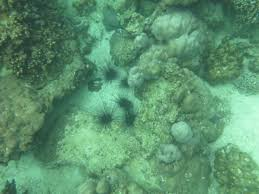
#> input picture images.jfif, 259 x 194 px
$ python whitePatchAlgorithm.py
#> lines starting #> are read from the running program, lines starting #| are printed output that depends on the picture; long printed decimals are rounded
#> further down, image is the input picture: shape (194, 259, 3); mean R, G, B 92.8, 147.2, 111.2
from skimage.io import imread, imshow
from skimage.util import img_as_ubyte, img_as_float
import matplotlib.pyplot as plt
import numpy as np


def whitePatchAlgorithm(image, percentile = 100):

#> called with percentile = 95
    whitePatchImage = img_as_ubyte((image*1.0 /
                                      np.percentile(image, percentile, axis=(0, 1))).clip(0, 1))
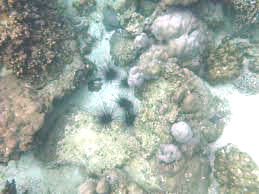
#> whitePatchImage: shape (194, 259, 3); mean R, G, B 162.3, 173.4, 164.9

    return whitePatchImage


def gray_world(image):

   #  print(image.mean(axis=(0, 1)))
    # print(image.mean())
    image_grayworld = ((image * (image.mean() /
                                 image.mean(axis=(0, 1)))).
                       clip(0, 255).astype(int))
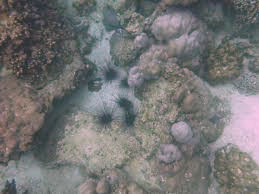
#> image_grayworld: shape (194, 259, 3) int64; mean R, G, B 116.6, 116.6, 116.5
    # for images having a transparency channel

    if image.shape[2] == 4:
        image_grayworld[:, :, 3] = 255
    return image_grayworld


def redChannelCompnesation(image):

    floatImage = img_as_float(image)
    print(floatImage.shape[0])
#| 194
    channelMeans  = floatImage.mean(axis=(0, 1))
#> channelMeans = [0.364, 0.577, 0.436]
    print(channelMeans)
#| [0.3638 0.5773 0.4361]
    redChannelCompensatedImage = floatImage
    # print(1 - redChannelCompensatedImage[0])
    print(redChannelCompensatedImage[0].shape)
#| (259, 3)


    for i in range(0, redChannelCompensatedImage.shape[0]):

        for j in range(0, redChannelCompensatedImage.shape[1]):

            redChannelCompensatedImage[i][j][0] = redChannelCompensatedImage[i][j][0] + \
                                                  1*(channelMeans[1] - channelMeans[0])*(1 - redChannelCompensatedImage[i][j][0])*redChannelCompensatedImage[i][j][1]
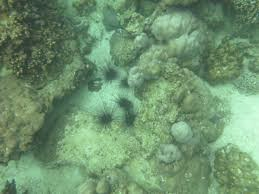
#> redChannelCompensatedImage: shape (194, 259, 3) float64; mean R, G, B 0.438, 0.577, 0.436


    print(redChannelCompensatedImage.mean(axis=(0, 1)))
#| [0.4384 0.5773 0.4361]
    return img_as_ubyte(redChannelCompensatedImage)


image = imread("images.jfif")
# print(image)
fig, ax = plt.subplots(1, 2)


ax[0].imshow(image)
ax[0].set_title("Orginal Image")
ax[1].imshow(whitePatchAlgorithm(image, 95))
ax[1].set_title("WhitePatch Image")

fig1, ax1 = plt.subplots(1, 2)

ax1[0].imshow(gray_world(image))
ax1[0].set_title("Gray World Image")
ax1[1].imshow(gray_world(redChannelCompnesation(image)))
ax1[1].set_title("Gray World Image(RedChannelCompensated)")
plt.show()
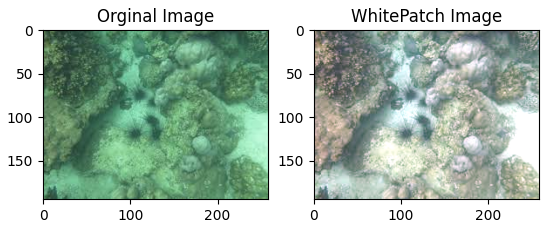
#> figure drawn by matplotlib, 2 panels
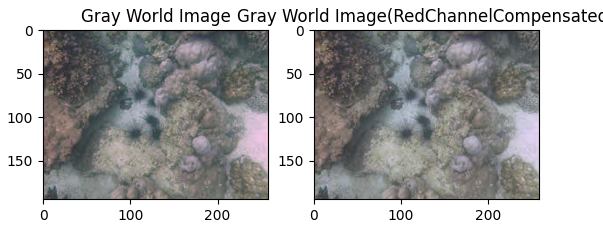
#> figure drawn by matplotlib, 2 panels

$ run again, with Image3.jfif copied over images.jfif
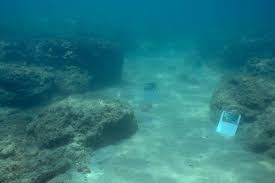
#> input picture Image3.jfif, 275 x 183 px
#> image is the input picture: shape (183, 275, 3); mean R, G, B 41.4, 121.8, 127.5
#> in gray_world, `image_grayworld = ((image * (image.mean() / image.mean(axis=(0, 1))))...`:
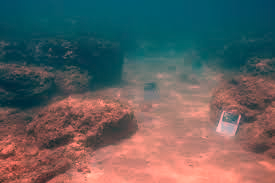
#> image_grayworld: shape (183, 275, 3) int64; mean R, G, B 95.6, 96.4, 96.4
#| 183
#> channelMeans = [0.162, 0.478, 0.5]
#| [0.1623 0.4776 0.5001]
#| (275, 3)
#| [0.2835 0.4776 0.5001]
#> `plt.show()`:
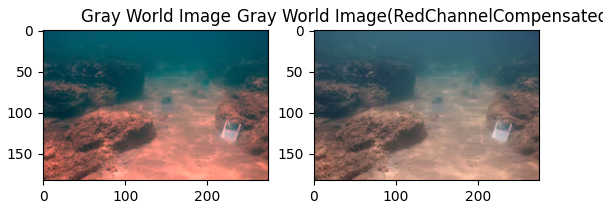
#> figure drawn by matplotlib, 2 panels

$ run again, with download (2).jfif copied over images.jfif
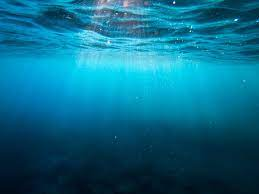
#> input picture download (2).jfif, 259 x 194 px
#> image is the input picture: shape (194, 259, 3); mean R, G, B 10.9, 105.8, 135.9
#> in gray_world, `image_grayworld = ((image * (image.mean() / image.mean(axis=(0, 1))))...`:
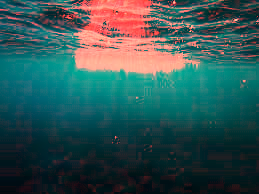
#> image_grayworld: shape (194, 259, 3) int64; mean R, G, B 49.9, 83.7, 83.7
#| 194
#> channelMeans = [0.0428, 0.415, 0.533]
#| [0.0428 0.415 0.5329 ]
#| (259, 3)
#| [0.1868 0.415 0.5329 ]
#> `plt.show()`:
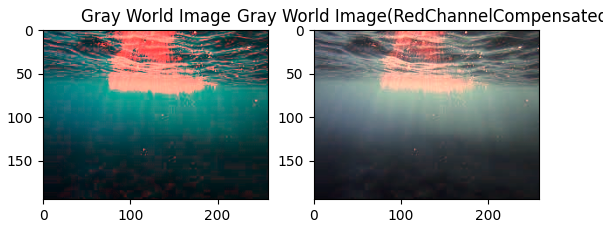
#> figure drawn by matplotlib, 2 panels

$ run again, with test.jpeg saved as images.jfif
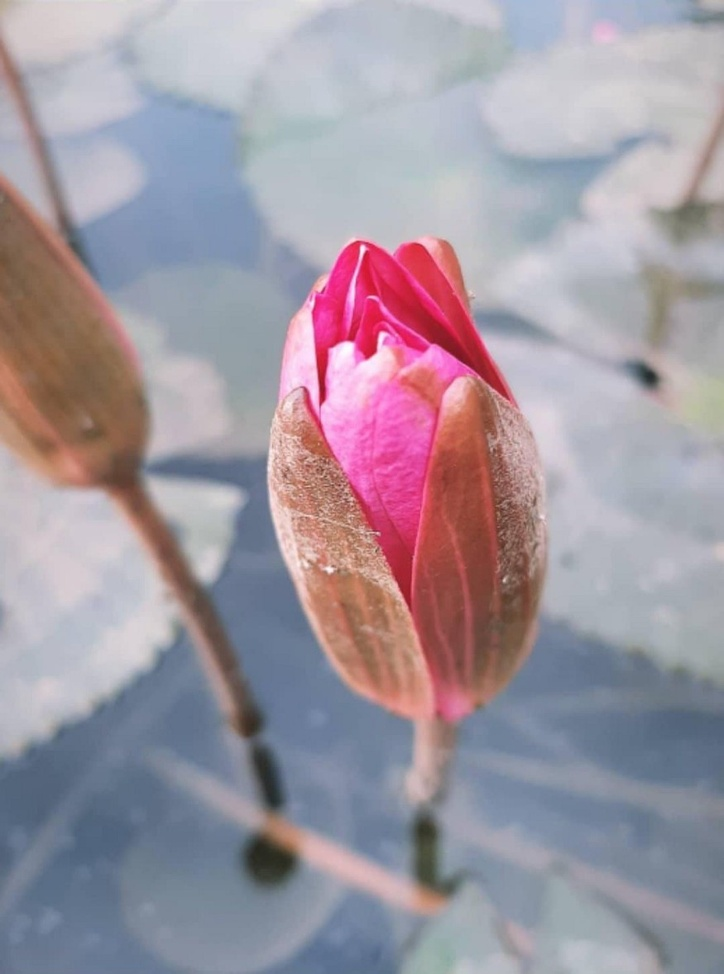
#> input picture test.jpeg, 724 x 974 px, shrunk from 875 x 1177 before the run
#> image is the input picture: shape (974, 724, 3); mean R, G, B 160.7, 150.3, 161.1
#> in whitePatchAlgorithm, `whitePatchImage = img_as_ubyte((image*1.0 / np.percentile(image, perce..`:
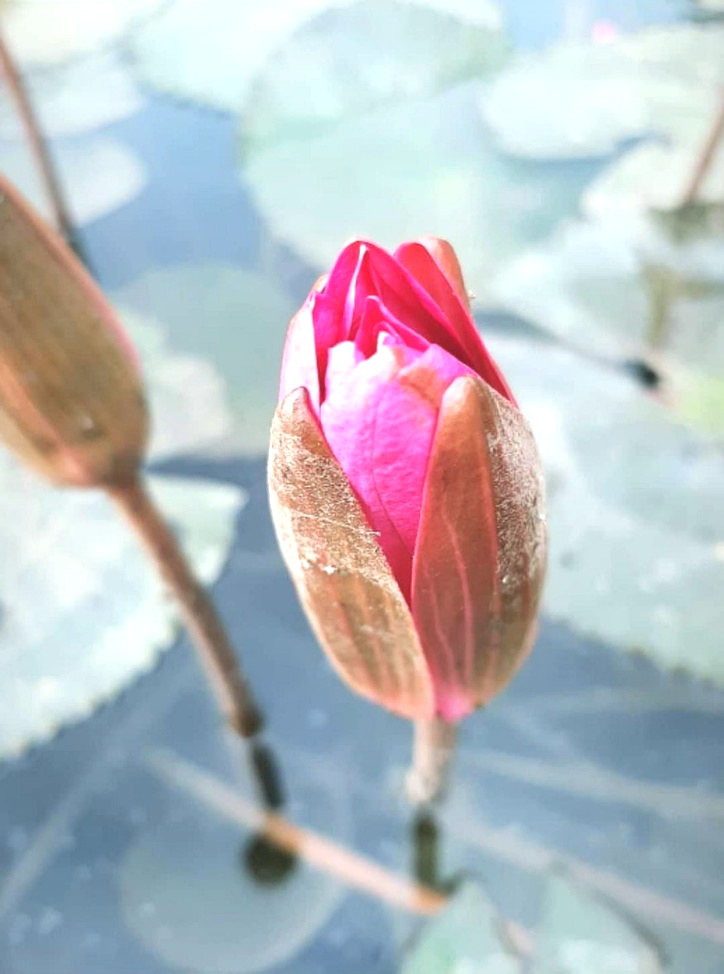
#> whitePatchImage: shape (974, 724, 3); mean R, G, B 185.1, 188.5, 194.3
#| 974
#> channelMeans = [0.63, 0.589, 0.632]
#| [0.63 0.5895 0.6319]
#| (724, 3)
#| [0.6218 0.5895 0.6319]
#> `plt.show()`:
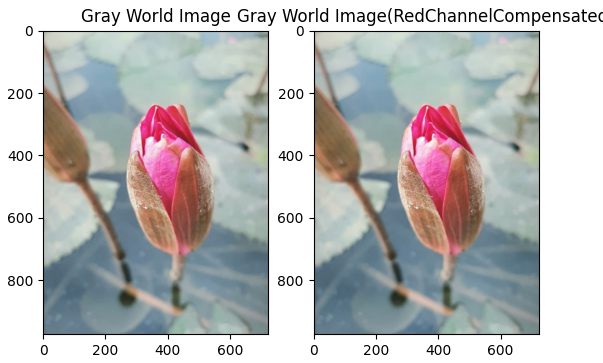
#> figure drawn by matplotlib, 2 panels
